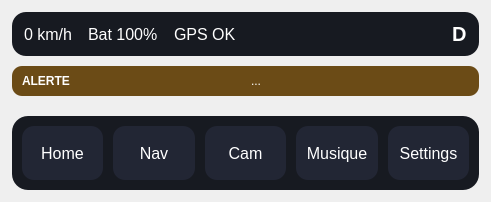
<?xml version="1.0" encoding="UTF-8"?>
<ui version="4.0">
 <class>MainWindow</class>
 <widget class="QMainWindow" name="MainWindow">
  <property name="windowTitle">
   <string>InterfaceGPS</string>
  </property>
  <widget class="QWidget" name="centralwidget">
   <layout class="QVBoxLayout" name="verticalLayoutRoot">
    <property name="spacing"><number>10</number></property>
    <property name="leftMargin"><number>12</number></property>
    <property name="topMargin"><number>12</number></property>
    <property name="rightMargin"><number>12</number></property>
    <property name="bottomMargin"><number>12</number></property>

    <item>
     <widget class="QFrame" name="topBarFrame">
      <property name="styleSheet">
       <string notr="true">QFrame{background:#171a21;border-radius:14px;} QLabel{color:white; font-size:16px;}</string>
      </property>
      <layout class="QHBoxLayout" name="topBarLayout">
       <property name="leftMargin"><number>12</number></property>
       <property name="topMargin"><number>10</number></property>
       <property name="rightMargin"><number>12</number></property>
       <property name="bottomMargin"><number>10</number></property>
       <property name="spacing"><number>16</number></property>

       <item><widget class="QLabel" name="lblSpeed"><property name="text"><string>0 km/h</string></property></widget></item>
       <item><widget class="QLabel" name="lblBattery"><property name="text"><string>Bat 100%</string></property></widget></item>
       <item><widget class="QLabel" name="lblGps"><property name="text"><string>GPS OK</string></property></widget></item>

       <item>
        <spacer name="spacerTop">
         <property name="orientation"><enum>Qt::Horizontal</enum></property>
         <property name="sizeHint" stdset="0"><size><width>200</width><height>20</height></size></property>
        </spacer>
       </item>

       <item>
        <widget class="QLabel" name="lblGear">
         <property name="text"><string>D</string></property>
         <property name="styleSheet"><string notr="true">QLabel{font-weight:800;font-size:20px;}</string></property>
        </widget>
       </item>
      </layout>
     </widget>
    </item>

    <item>
     <widget class="QFrame" name="alertFrame">
      <property name="visible"><bool>false</bool></property>
      <property name="styleSheet">
       <string notr="true">QFrame{background:#6B4B16;border-radius:10px;} QLabel{color:white;}</string>
      </property>
      <layout class="QHBoxLayout" name="alertLayout">
       <property name="leftMargin"><number>10</number></property>
       <property name="topMargin"><number>8</number></property>
       <property name="rightMargin"><number>10</number></property>
       <property name="bottomMargin"><number>8</number></property>
       <property name="spacing"><number>10</number></property>

       <item>
        <widget class="QLabel" name="lblAlertTitle">
         <property name="text"><string>ALERTE</string></property>
         <property name="styleSheet"><string notr="true">QLabel{font-weight:800;}</string></property>
        </widget>
       </item>
       <item>
        <widget class="QLabel" name="lblAlertText">
         <property name="text"><string>...</string></property>
        </widget>
       </item>
      </layout>
     </widget>
    </item>

    <item>
     <widget class="QStackedWidget" name="stackedPages"/>
    </item>

    <item>
     <widget class="QFrame" name="bottomNavFrame">
      <property name="styleSheet">
       <string notr="true">
QFrame{background:#171a21;border-radius:16px;}
QPushButton{height:54px;border-radius:12px;color:white;background:#222634;font-size:16px;}
QPushButton:pressed{background:#2d3245;}
       </string>
      </property>
      <layout class="QHBoxLayout" name="bottomNavLayout">
       <property name="leftMargin"><number>10</number></property>
       <property name="topMargin"><number>10</number></property>
       <property name="rightMargin"><number>10</number></property>
       <property name="bottomMargin"><number>10</number></property>
       <property name="spacing"><number>10</number></property>

       <item><widget class="QPushButton" name="btnHome"><property name="text"><string>Home</string></property></widget></item>
       <item><widget class="QPushButton" name="btnNav"><property name="text"><string>Nav</string></property></widget></item>
       <item><widget class="QPushButton" name="btnCam"><property name="text"><string>Cam</string></property></widget></item>

       <item><widget class="QPushButton" name="btnMedia"><property name="text"><string>Musique</string></property></widget></item>

       <item><widget class="QPushButton" name="btnSettings"><property name="text"><string>Settings</string></property></widget></item>
      </layout>
     </widget>
    </item>

   </layout>
  </widget>
 </widget>
 <resources/>
 <connections/>
</ui>
